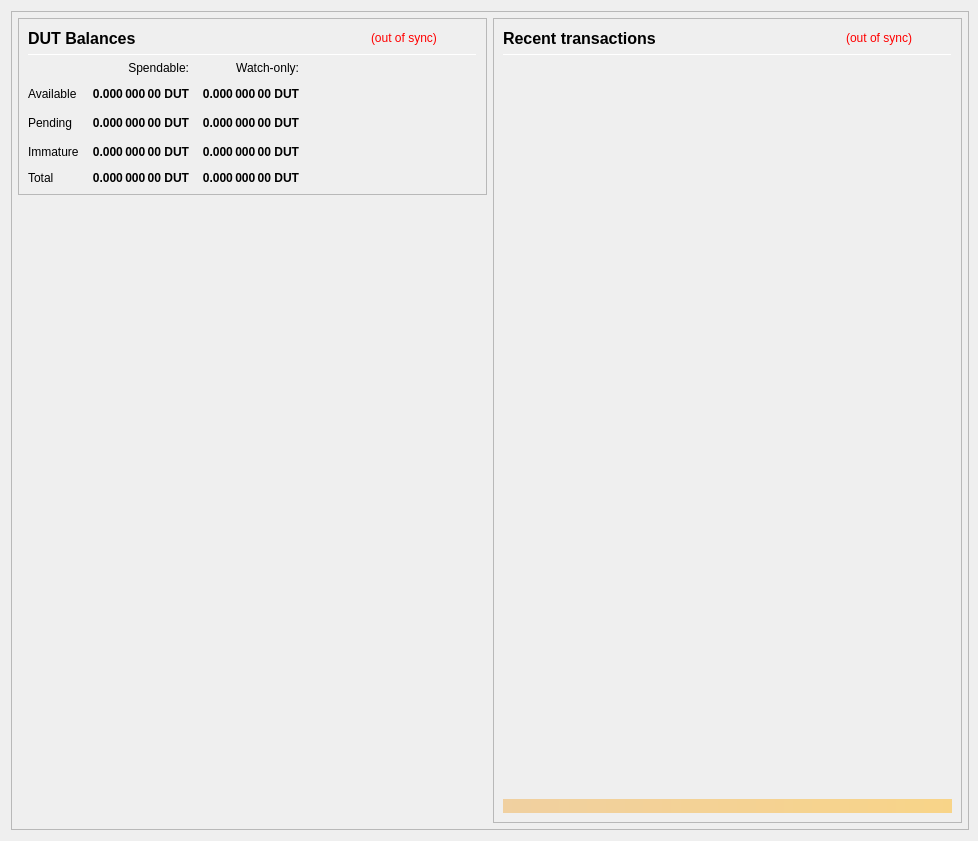
<?xml version="1.0" encoding="UTF-8"?>
<ui version="4.0">
 <class>OverviewPage</class>
 <widget class="QWidget" name="OverviewPage">
  <property name="geometry">
   <rect>
    <x>0</x>
    <y>0</y>
    <width>978</width>
    <height>841</height>
   </rect>
  </property>
  <property name="minimumSize">
   <size>
    <width>960</width>
    <height>682</height>
   </size>
  </property>
  <property name="font">
   <font>
    <weight>50</weight>
    <bold>false</bold>
   </font>
  </property>
  <property name="windowTitle">
   <string>Form</string>
  </property>
  <layout class="QVBoxLayout" name="topLayout" stretch="0">
   <property name="rightMargin">
    <number>9</number>
   </property>
   <item>
    <widget class="QFrame" name="frame_BG">
     <property name="minimumSize">
      <size>
       <width>850</width>
       <height>610</height>
      </size>
     </property>
     <property name="maximumSize">
      <size>
       <width>16777215</width>
       <height>16777215</height>
      </size>
     </property>
     <property name="frameShape">
      <enum>QFrame::StyledPanel</enum>
     </property>
     <property name="frameShadow">
      <enum>QFrame::Raised</enum>
     </property>
     <layout class="QVBoxLayout" name="verticalLayout_3" stretch="0">
      <property name="leftMargin">
       <number>0</number>
      </property>
      <property name="topMargin">
       <number>0</number>
      </property>
      <property name="rightMargin">
       <number>0</number>
      </property>
      <property name="bottomMargin">
       <number>6</number>
      </property>
      <item>
       <layout class="QVBoxLayout" name="verticalLayout_Master" stretch="0,1">
        <property name="leftMargin">
         <number>0</number>
        </property>
        <property name="topMargin">
         <number>0</number>
        </property>
        <property name="rightMargin">
         <number>0</number>
        </property>
        <property name="bottomMargin">
         <number>0</number>
        </property>
        <item>
         <widget class="QFrame" name="frame_Header">
          <layout class="QVBoxLayout" name="verticalLayout_Header" stretch="0">
           <property name="leftMargin">
            <number>0</number>
           </property>
           <property name="topMargin">
            <number>0</number>
           </property>
           <property name="rightMargin">
            <number>0</number>
           </property>
           <property name="bottomMargin">
            <number>0</number>
           </property>
           <item>
            <layout class="QHBoxLayout" name="horizontalLayout_Header" stretch="">
             <property name="spacing">
              <number>6</number>
             </property>
            </layout>
           </item>
          </layout>
         </widget>
        </item>
        <item>
         <widget class="QFrame" name="frame_Content">
          <layout class="QVBoxLayout" name="verticalLayout_Content">
           <property name="leftMargin">
            <number>6</number>
           </property>
           <property name="topMargin">
            <number>0</number>
           </property>
           <property name="rightMargin">
            <number>6</number>
           </property>
           <property name="bottomMargin">
            <number>0</number>
           </property>
           <item>
            <layout class="QHBoxLayout" name="horizontalLayout_Content" stretch="1,1">
             <property name="spacing">
              <number>6</number>
             </property>
             <item>
              <layout class="QVBoxLayout" name="verticalLayout_left" stretch="0,0">
               <item>
                <widget class="QFrame" name="frameBalances">
                 <property name="frameShape">
                  <enum>QFrame::StyledPanel</enum>
                 </property>
                 <property name="frameShadow">
                  <enum>QFrame::Raised</enum>
                 </property>
                 <layout class="QVBoxLayout" name="verticalLayout_4">
                  <item>
                   <layout class="QHBoxLayout" name="hlBalancesHeader" stretch="2,0,0">
                    <property name="spacing">
                     <number>6</number>
                    </property>
                    <item>
                     <widget class="QLabel" name="labelBalances">
                      <property name="minimumSize">
                       <size>
                        <width>0</width>
                        <height>0</height>
                       </size>
                      </property>
                      <property name="font">
                       <font>
                        <pointsize>12</pointsize>
                        <weight>75</weight>
                        <bold>true</bold>
                       </font>
                      </property>
                      <property name="text">
                       <string>DUT Balances</string>
                      </property>
                     </widget>
                    </item>
                    <item>
                     <widget class="QLabel" name="labelWalletStatus">
                      <property name="cursor">
                       <cursorShape>WhatsThisCursor</cursorShape>
                      </property>
                      <property name="toolTip">
                       <string>The displayed information may be out of date. Your wallet automatically synchronizes with the DUTCOIN network after a connection is established, but this process has not completed yet.</string>
                      </property>
                      <property name="styleSheet">
                       <string notr="true">QLabel { color: red; }</string>
                      </property>
                      <property name="text">
                       <string notr="true">(out of sync)</string>
                      </property>
                      <property name="alignment">
                       <set>Qt::AlignLeading|Qt::AlignLeft|Qt::AlignVCenter</set>
                      </property>
                     </widget>
                    </item>
                    <item>
                     <spacer name="hsBalancesHeader">
                      <property name="orientation">
                       <enum>Qt::Horizontal</enum>
                      </property>
                      <property name="sizeHint" stdset="0">
                       <size>
                        <width>40</width>
                        <height>20</height>
                       </size>
                      </property>
                     </spacer>
                    </item>
                   </layout>
                  </item>
                  <item>
                   <widget class="Line" name="lineBalances">
                    <property name="minimumSize">
                     <size>
                      <width>0</width>
                      <height>1</height>
                     </size>
                    </property>
                    <property name="maximumSize">
                     <size>
                      <width>16777215</width>
                      <height>1</height>
                     </size>
                    </property>
                    <property name="orientation">
                     <enum>Qt::Horizontal</enum>
                    </property>
                   </widget>
                  </item>
                  <item>
                   <layout class="QGridLayout" name="gridLayout">
                    <property name="spacing">
                     <number>12</number>
                    </property>
                    <item row="2" column="2">
                     <widget class="QLabel" name="labelWatchPending">
                      <property name="font">
                       <font>
                        <weight>75</weight>
                        <bold>true</bold>
                       </font>
                      </property>
                      <property name="cursor">
                       <cursorShape>ArrowCursor</cursorShape>
                      </property>
                      <property name="toolTip">
                       <string>Unconfirmed transactions to watch-only addresses</string>
                      </property>
                      <property name="text">
                       <string notr="true">0.000 000 00 DUT</string>
                      </property>
                      <property name="alignment">
                       <set>Qt::AlignRight|Qt::AlignTrailing|Qt::AlignVCenter</set>
                      </property>
                      <property name="textInteractionFlags">
                       <set>Qt::NoTextInteraction</set>
                      </property>
                     </widget>
                    </item>
                    <item row="2" column="1">
                     <widget class="QLabel" name="labelUnconfirmed">
                      <property name="font">
                       <font>
                        <weight>75</weight>
                        <bold>true</bold>
                       </font>
                      </property>
                      <property name="cursor">
                       <cursorShape>ArrowCursor</cursorShape>
                      </property>
                      <property name="toolTip">
                       <string>Total of transactions that have yet to be confirmed, and do not yet count toward the spendable balance</string>
                      </property>
                      <property name="text">
                       <string notr="true">0.000 000 00 DUT</string>
                      </property>
                      <property name="alignment">
                       <set>Qt::AlignRight|Qt::AlignTrailing|Qt::AlignVCenter</set>
                      </property>
                      <property name="textInteractionFlags">
                       <set>Qt::NoTextInteraction</set>
                      </property>
                     </widget>
                    </item>
                    <item row="3" column="2">
                     <widget class="QLabel" name="labelWatchImmature">
                      <property name="font">
                       <font>
                        <weight>75</weight>
                        <bold>true</bold>
                       </font>
                      </property>
                      <property name="cursor">
                       <cursorShape>ArrowCursor</cursorShape>
                      </property>
                      <property name="toolTip">
                       <string>Staked or masternode rewards in watch-only addresses that has not yet matured</string>
                      </property>
                      <property name="text">
                       <string notr="true">0.000 000 00 DUT</string>
                      </property>
                      <property name="alignment">
                       <set>Qt::AlignRight|Qt::AlignTrailing|Qt::AlignVCenter</set>
                      </property>
                      <property name="textInteractionFlags">
                       <set>Qt::NoTextInteraction</set>
                      </property>
                     </widget>
                    </item>
                    <item row="4" column="0">
                     <widget class="QLabel" name="labelTotalText">
                      <property name="text">
                       <string>Total</string>
                      </property>
                      <property name="textInteractionFlags">
                       <set>Qt::NoTextInteraction</set>
                      </property>
                     </widget>
                    </item>
                    <item row="3" column="1">
                     <widget class="QLabel" name="labelImmature">
                      <property name="font">
                       <font>
                        <weight>75</weight>
                        <bold>true</bold>
                       </font>
                      </property>
                      <property name="cursor">
                       <cursorShape>ArrowCursor</cursorShape>
                      </property>
                      <property name="toolTip">
                       <string>Staked or masternode rewards that has not yet matured</string>
                      </property>
                      <property name="text">
                       <string notr="true">0.000 000 00 DUT</string>
                      </property>
                      <property name="alignment">
                       <set>Qt::AlignRight|Qt::AlignTrailing|Qt::AlignVCenter</set>
                      </property>
                      <property name="textInteractionFlags">
                       <set>Qt::NoTextInteraction</set>
                      </property>
                     </widget>
                    </item>
                    <item row="2" column="3">
                     <spacer name="hsBalances">
                      <property name="orientation">
                       <enum>Qt::Horizontal</enum>
                      </property>
                      <property name="sizeHint" stdset="0">
                       <size>
                        <width>40</width>
                        <height>20</height>
                       </size>
                      </property>
                     </spacer>
                    </item>
                    <item row="3" column="0">
                     <widget class="QLabel" name="labelImmatureText">
                      <property name="text">
                       <string>Immature</string>
                      </property>
                      <property name="textInteractionFlags">
                       <set>Qt::NoTextInteraction</set>
                      </property>
                     </widget>
                    </item>
                    <item row="4" column="1">
                     <widget class="QLabel" name="labelTotal">
                      <property name="font">
                       <font>
                        <weight>75</weight>
                        <bold>true</bold>
                       </font>
                      </property>
                      <property name="cursor">
                       <cursorShape>ArrowCursor</cursorShape>
                      </property>
                      <property name="toolTip">
                       <string>Your current total balance</string>
                      </property>
                      <property name="text">
                       <string notr="true">0.000 000 00 DUT</string>
                      </property>
                      <property name="alignment">
                       <set>Qt::AlignRight|Qt::AlignTrailing|Qt::AlignVCenter</set>
                      </property>
                      <property name="textInteractionFlags">
                       <set>Qt::NoTextInteraction</set>
                      </property>
                     </widget>
                    </item>
                    <item row="4" column="2">
                     <widget class="QLabel" name="labelWatchTotal">
                      <property name="font">
                       <font>
                        <weight>75</weight>
                        <bold>true</bold>
                       </font>
                      </property>
                      <property name="cursor">
                       <cursorShape>ArrowCursor</cursorShape>
                      </property>
                      <property name="toolTip">
                       <string>Current total balance in watch-only addresses</string>
                      </property>
                      <property name="text">
                       <string notr="true">0.000 000 00 DUT</string>
                      </property>
                      <property name="alignment">
                       <set>Qt::AlignRight|Qt::AlignTrailing|Qt::AlignVCenter</set>
                      </property>
                      <property name="textInteractionFlags">
                       <set>Qt::NoTextInteraction</set>
                      </property>
                     </widget>
                    </item>
                    <item row="0" column="2">
                     <widget class="QLabel" name="labelWatchonly">
                      <property name="text">
                       <string>Watch-only:</string>
                      </property>
                      <property name="alignment">
                       <set>Qt::AlignRight|Qt::AlignTrailing|Qt::AlignVCenter</set>
                      </property>
                     </widget>
                    </item>
                    <item row="1" column="0">
                     <widget class="QLabel" name="labelBalanceText">
                      <property name="text">
                       <string>Available</string>
                      </property>
                      <property name="textInteractionFlags">
                       <set>Qt::NoTextInteraction</set>
                      </property>
                     </widget>
                    </item>
                    <item row="1" column="1">
                     <widget class="QLabel" name="labelBalance">
                      <property name="font">
                       <font>
                        <weight>75</weight>
                        <bold>true</bold>
                       </font>
                      </property>
                      <property name="cursor">
                       <cursorShape>ArrowCursor</cursorShape>
                      </property>
                      <property name="toolTip">
                       <string>Your current spendable balance</string>
                      </property>
                      <property name="text">
                       <string notr="true">0.000 000 00 DUT</string>
                      </property>
                      <property name="alignment">
                       <set>Qt::AlignRight|Qt::AlignTrailing|Qt::AlignVCenter</set>
                      </property>
                      <property name="textInteractionFlags">
                       <set>Qt::NoTextInteraction</set>
                      </property>
                     </widget>
                    </item>
                    <item row="1" column="2">
                     <widget class="QLabel" name="labelWatchAvailable">
                      <property name="font">
                       <font>
                        <weight>75</weight>
                        <bold>true</bold>
                       </font>
                      </property>
                      <property name="cursor">
                       <cursorShape>ArrowCursor</cursorShape>
                      </property>
                      <property name="toolTip">
                       <string>Your current balance in watch-only addresses</string>
                      </property>
                      <property name="text">
                       <string notr="true">0.000 000 00 DUT</string>
                      </property>
                      <property name="alignment">
                       <set>Qt::AlignRight|Qt::AlignTrailing|Qt::AlignVCenter</set>
                      </property>
                      <property name="textInteractionFlags">
                       <set>Qt::NoTextInteraction</set>
                      </property>
                     </widget>
                    </item>
                    <item row="2" column="0">
                     <widget class="QLabel" name="labelPendingText">
                      <property name="text">
                       <string>Pending</string>
                      </property>
                      <property name="textInteractionFlags">
                       <set>Qt::NoTextInteraction</set>
                      </property>
                     </widget>
                    </item>
                    <item row="0" column="1">
                     <widget class="QLabel" name="labelSpendable">
                      <property name="text">
                       <string>Spendable:</string>
                      </property>
                      <property name="alignment">
                       <set>Qt::AlignRight|Qt::AlignTrailing|Qt::AlignVCenter</set>
                      </property>
                     </widget>
                    </item>
                   </layout>
                  </item>
                 </layout>
                </widget>
               </item>
               <item>
                <spacer name="verticalSpacer">
                 <property name="orientation">
                  <enum>Qt::Vertical</enum>
                 </property>
                 <property name="sizeHint" stdset="0">
                  <size>
                   <width>20</width>
                   <height>40</height>
                  </size>
                 </property>
                </spacer>
               </item>
              </layout>
             </item>
             <item>
              <layout class="QVBoxLayout" name="verticalLayout_right" stretch="1">
               <item>
                <widget class="QFrame" name="frame_RecentTransactions">
                 <property name="minimumSize">
                  <size>
                   <width>0</width>
                   <height>0</height>
                  </size>
                 </property>
                 <property name="frameShape">
                  <enum>QFrame::StyledPanel</enum>
                 </property>
                 <property name="frameShadow">
                  <enum>QFrame::Raised</enum>
                 </property>
                 <layout class="QVBoxLayout" name="verticalLayout_1" stretch="0,0,0,0,0">
                  <item>
                   <layout class="QHBoxLayout" name="horizontalLayout_2" stretch="2,0,0">
                    <property name="spacing">
                     <number>3</number>
                    </property>
                    <item>
                     <widget class="QLabel" name="label_4">
                      <property name="minimumSize">
                       <size>
                        <width>0</width>
                        <height>20</height>
                       </size>
                      </property>
                      <property name="font">
                       <font>
                        <pointsize>12</pointsize>
                        <weight>75</weight>
                        <bold>true</bold>
                       </font>
                      </property>
                      <property name="text">
                       <string>Recent transactions</string>
                      </property>
                     </widget>
                    </item>
                    <item>
                     <widget class="QLabel" name="labelTransactionsStatus">
                      <property name="cursor">
                       <cursorShape>WhatsThisCursor</cursorShape>
                      </property>
                      <property name="toolTip">
                       <string>The displayed information may be out of date. Your wallet automatically synchronizes with the DUTCOIN network after a connection is established, but this process has not completed yet.</string>
                      </property>
                      <property name="styleSheet">
                       <string notr="true">QLabel { color: red; }</string>
                      </property>
                      <property name="text">
                       <string notr="true">(out of sync)</string>
                      </property>
                      <property name="alignment">
                       <set>Qt::AlignRight|Qt::AlignTrailing|Qt::AlignVCenter</set>
                      </property>
                     </widget>
                    </item>
                    <item>
                     <spacer name="horizontalSpacer">
                      <property name="orientation">
                       <enum>Qt::Horizontal</enum>
                      </property>
                      <property name="sizeHint" stdset="0">
                       <size>
                        <width>40</width>
                        <height>20</height>
                       </size>
                      </property>
                     </spacer>
                    </item>
                   </layout>
                  </item>
                  <item>
                   <widget class="Line" name="line">
                    <property name="minimumSize">
                     <size>
                      <width>0</width>
                      <height>1</height>
                     </size>
                    </property>
                    <property name="maximumSize">
                     <size>
                      <width>16777215</width>
                      <height>1</height>
                     </size>
                    </property>
                    <property name="orientation">
                     <enum>Qt::Horizontal</enum>
                    </property>
                   </widget>
                  </item>
                  <item>
                   <widget class="QListView" name="listTransactions">
                    <property name="minimumSize">
                     <size>
                      <width>0</width>
                      <height>0</height>
                     </size>
                    </property>
                    <property name="styleSheet">
                     <string notr="true">QListView { background: transparent; }</string>
                    </property>
                    <property name="frameShape">
                     <enum>QFrame::NoFrame</enum>
                    </property>
                    <property name="verticalScrollBarPolicy">
                     <enum>Qt::ScrollBarAlwaysOff</enum>
                    </property>
                    <property name="horizontalScrollBarPolicy">
                     <enum>Qt::ScrollBarAlwaysOff</enum>
                    </property>
                    <property name="selectionMode">
                     <enum>QAbstractItemView::NoSelection</enum>
                    </property>
                   </widget>
                  </item>
                  <item>
                   <spacer name="verticalSpacer_2">
                    <property name="orientation">
                     <enum>Qt::Vertical</enum>
                    </property>
                    <property name="sizeType">
                     <enum>QSizePolicy::Expanding</enum>
                    </property>
                    <property name="sizeHint" stdset="0">
                     <size>
                      <width>20</width>
                      <height>40</height>
                     </size>
                    </property>
                   </spacer>
                  </item>
                  <item>
                   <widget class="QLabel" name="labelAlerts">
                    <property name="maximumSize">
                     <size>
                      <width>16777215</width>
                      <height>16777215</height>
                     </size>
                    </property>
                    <property name="styleSheet">
                     <string notr="true">background-color: qlineargradient(x1: 0, y1: 0, x2: 1, y2: 0, stop:0 #F0D0A0, stop:1 #F8D488); color:#000000;</string>
                    </property>
                    <property name="text">
                     <string/>
                    </property>
                    <property name="wordWrap">
                     <bool>true</bool>
                    </property>
                    <property name="margin">
                     <number>3</number>
                    </property>
                   </widget>
                  </item>
                 </layout>
                </widget>
               </item>
              </layout>
             </item>
            </layout>
           </item>
          </layout>
         </widget>
        </item>
       </layout>
      </item>
     </layout>
    </widget>
   </item>
  </layout>
 </widget>
 <resources/>
 <connections/>
</ui>
